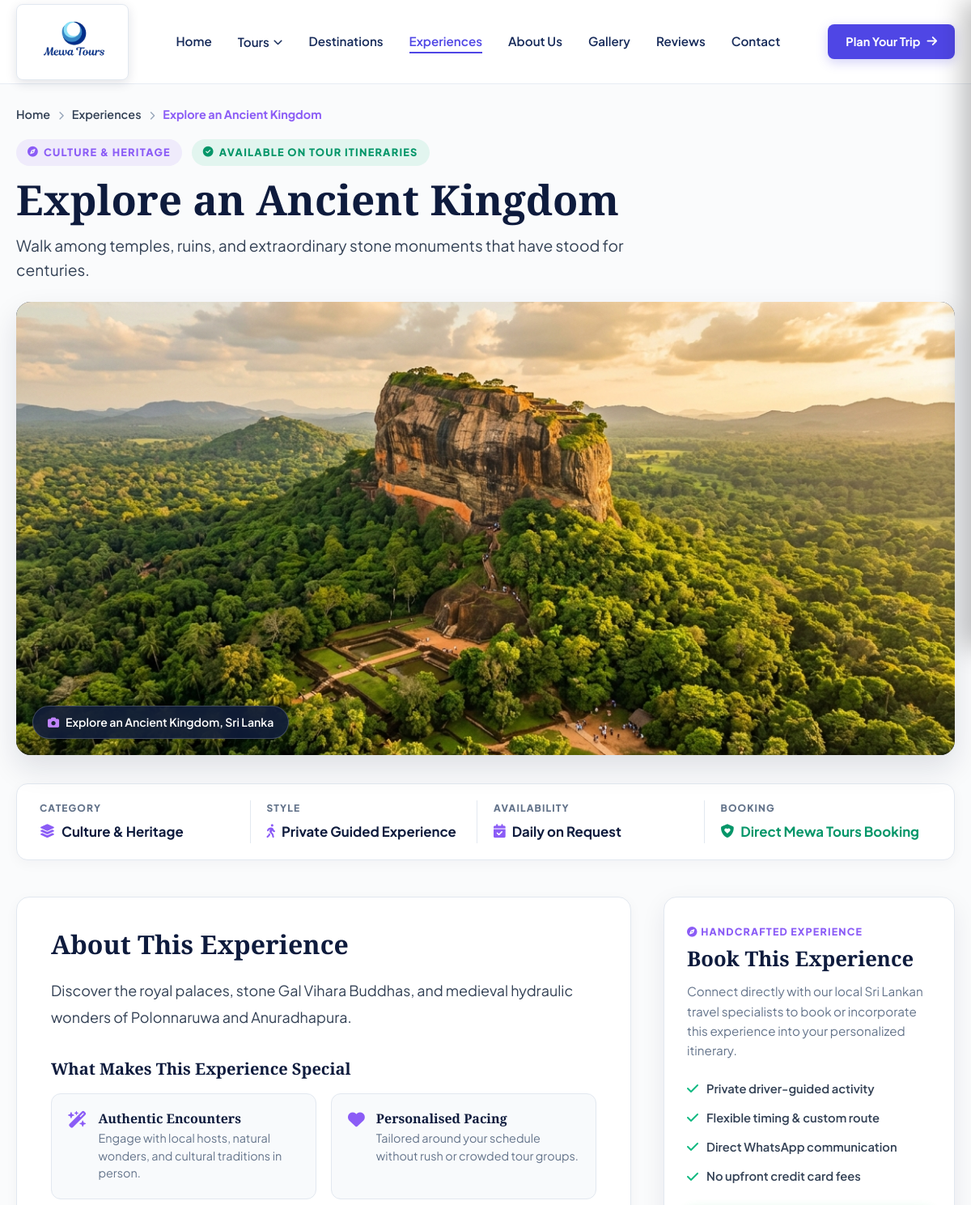
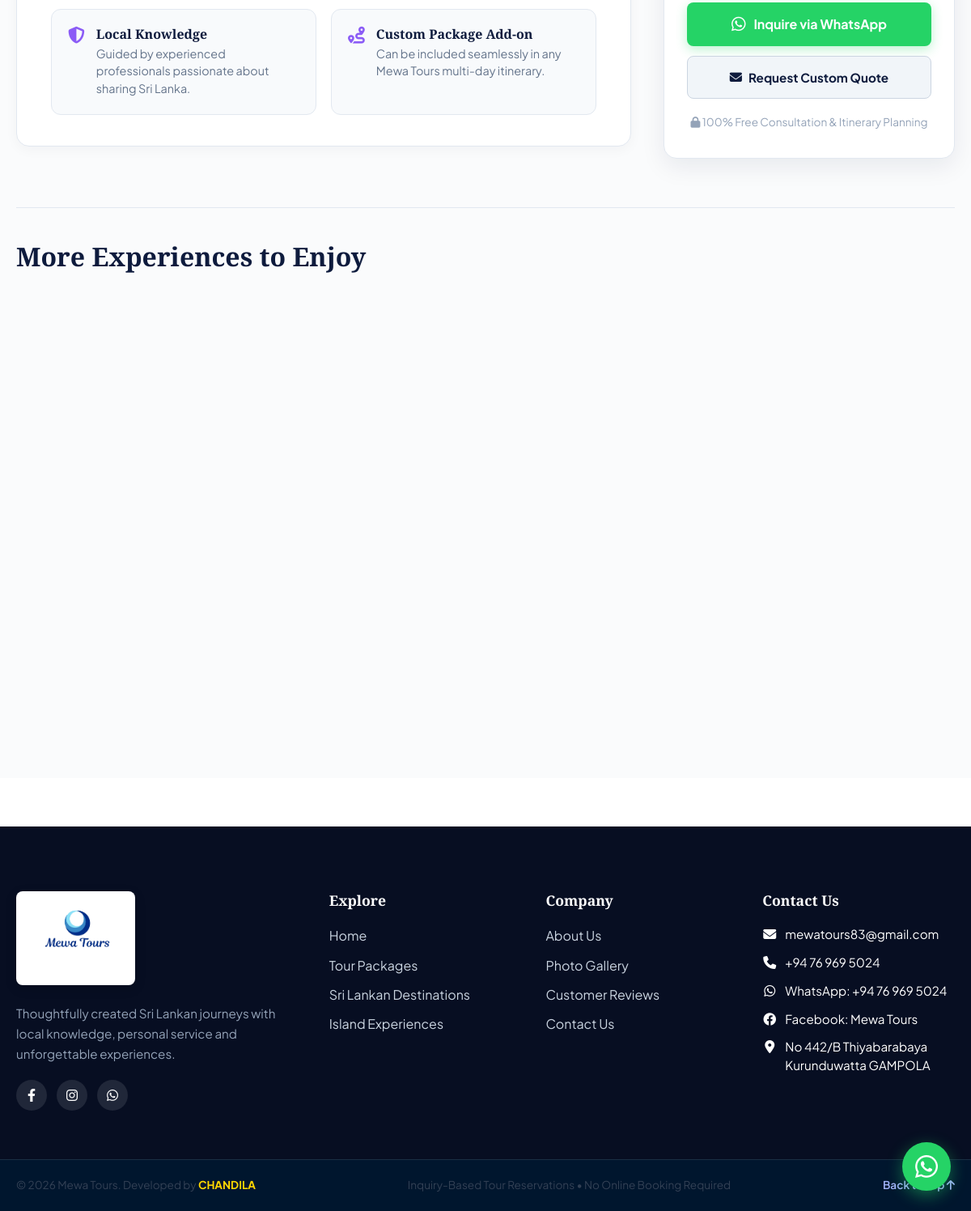
Page /experience-details.php?slug=explore-an-ancient-kingdom on the committed database (2 pictures, top to bottom).
### tables this page shows
CREATE TABLE `experiences` (
  `id` bigint(20) unsigned NOT NULL AUTO_INCREMENT,
  `category_id` bigint(20) unsigned DEFAULT NULL,
  `name` varchar(150) NOT NULL,
  `slug` varchar(170) NOT NULL,
  `short_description` text DEFAULT NULL,
  `description` longtext DEFAULT NULL,
  `featured_image` varchar(255) DEFAULT NULL,
  `status` enum('ACTIVE','INACTIVE') NOT NULL DEFAULT 'ACTIVE',
  `is_featured` tinyint(1) NOT NULL DEFAULT 0,
  `display_order` int(11) NOT NULL DEFAULT 0,
  `created_at` timestamp NOT NULL DEFAULT current_timestamp(),
  `updated_at` timestamp NOT NULL DEFAULT current_timestamp() ON UPDATE current_timestamp(),
  PRIMARY KEY (`id`),
  UNIQUE KEY `slug` (`slug`),
  KEY `idx_exp_slug` (`slug`),
  KEY `idx_exp_status` (`status`),
  KEY `fk_exp_category` (`category_id`),
  CONSTRAINT `fk_exp_category` FOREIGN KEY (`category_id`) REFERENCES `experience_categories` (`id`) ON DELETE SET NULL
);

CREATE TABLE `experience_categories` (
  `id` bigint(20) unsigned NOT NULL AUTO_INCREMENT,
  `name` varchar(100) NOT NULL,
  `slug` varchar(120) NOT NULL,
  `description` text DEFAULT NULL,
  `created_at` timestamp NOT NULL DEFAULT current_timestamp(),
  `updated_at` timestamp NOT NULL DEFAULT current_timestamp() ON UPDATE current_timestamp(),
  PRIMARY KEY (`id`),
  UNIQUE KEY `slug` (`slug`)
);

### views/client/experience-details.php (the view, shortened to what the rows shown need)
<?php
$heroImgSrc = !empty($experience['featured_image'])
    ? ((strpos($experience['featured_image'], 'http') === 0) ? $experience['featured_image'] : asset_url('images/' . e($experience['featured_image'])))
    : asset_url('images/experiences/hero-experiences-safari.jpg');
?>
<link rel="stylesheet" href="<?= asset_url('css/experiences.css') ?>">
<main class="exp-details-page">
    <div class="container">
        <nav class="exp-page-breadcrumb" aria-label="Breadcrumb">
            <ol>
                <li><a href="<?= base_url() ?>">Home</a></li>
                <li><i class="fa-solid fa-chevron-right"></i></li>
                <li><a href="<?= base_url('experiences') ?>">Experiences</a></li>
                <li><i class="fa-solid fa-chevron-right"></i></li>
                <li class="active"><?= e($experience['name']) ?></li>
            </ol>
        </nav>
        <header class="exp-page-header">
            <div class="exp-badge-row">
                <span class="exp-badge-pill">
                    <i class="fa-solid fa-compass"></i> <?= e($experience['category_name'] ?? 'Curated Activity') ?>
                </span>
                <span class="exp-badge-pill" style="background: rgba(16, 185, 129, 0.1); color: #059669;">
                    <i class="fa-solid fa-circle-check"></i> Available on Tour Itineraries
                </span>
            </div>
            <h1 class="exp-page-title"><?= e($experience['name']) ?></h1>
            <p class="exp-page-subtitle">
                <?= e($experience['short_description'] ?? 'Authentic handpicked Sri Lankan travel experience.') ?>
            </p>
        </header>
        <div class="exp-showcase-wrapper">
            <img src="<?= e($heroImgSrc) ?>"
                 alt="<?= e($experience['name']) ?> - Sri Lanka Experience"
                 class="exp-showcase-img"
                 onerror="this.src='https://images.unsplash.com/photo-1544979590-37e9b47eb705?auto=format&fit=crop&w=1600&q=80'">
            <div class="exp-showcase-badge">
                <i class="fa-solid fa-camera"></i> <?= e($experience['name']) ?>, Sri Lanka
            </div>
        </div>
        <div class="exp-quick-stats">
            <div class="stat-item">
                <span class="stat-label">CATEGORY</span>
                <span class="stat-value">
                    <i class="fa-solid fa-layer-group"></i> <?= e($experience['category_name'] ?? 'Adventure & Culture') ?>
                </span>
            </div>
        </div>
        <div class="exp-content-layout">
            <article class="exp-story-column">
                <h2 class="exp-story-heading">About This Experience</h2>
                <div class="exp-story-body">
                    <?= nl2br(e($experience['description'] ?? $experience['short_description'] ?? '')) ?>
                </div>
                <h3 class="exp-highlights-title">What Makes This Experience Special</h3>
                <div class="exp-highlight-grid">
                    <div class="exp-highlight-box">
                    </div>
                    <div class="exp-highlight-box">
                    </div>
                    <div class="exp-highlight-box">
                    </div>
                    <div class="exp-highlight-box">
                    </div>
                </div>
            </article>
        </div>
        <?php if (!empty($related_experiences)): ?>
        <section class="exp-related-section">
            <h2 class="exp-related-title">More Experiences to Enjoy</h2>
        </section>
        <?php endif; ?>
    </div>
</main>

### rows in the picture
experiences: name "Explore an Ancient Kingdom", category.name "CULTURE & HERITAGE", short_description "Walk among temples, ruins, and extraordinary stone monuments that have stood for centuries.", featured_image (picture), category.name "Culture & Heritage", description "Discover the royal palaces, stone Gal Vihara Buddhas, and medieval hydraulic wonders of Polonnaruwa and Anuradhapura."

### other values in the picture
$config['company']['email'] "mewatours83@gmail.com"
$config['company']['phone'] "+94 76 969 5024"
$config['company']['address'] "No 442/B Thiyabarabaya Kurunduwatta GAMPOLA"
